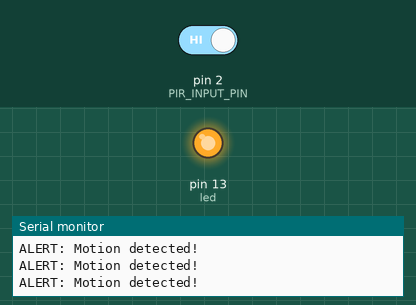
Simulated run of this sketch. Board: Arduino Uno, built with avr-gcc and run on an emulated ATmega328P. Parts: output pins drawn as LEDs (lit = HIGH), the last lines printed to the serial monitor. The inputs (shaded band) are chosen by the test bench; at power-on: pin 2 (PIR_INPUT_PIN) HIGH.

Above: at 2.8 s.
2.9 s: pin 2 (PIR_INPUT_PIN) driven LOW
At 3.9 s:
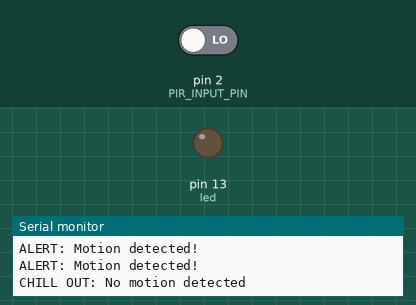
4.5 s: pin 2 (PIR_INPUT_PIN) driven HIGH
At 5.4 s:
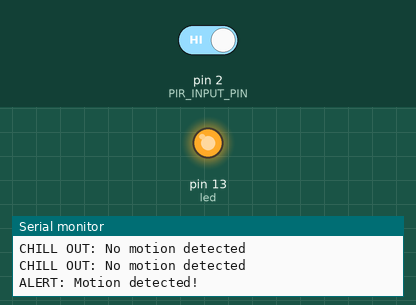
Timing chart, 0 to 7.5 s (numbered marks = the images above; inputs shaded):
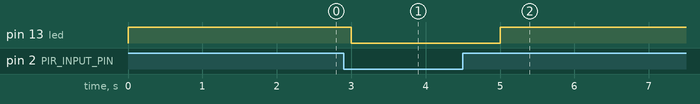

Measured:
- after the input at 2.9 s, pin 13 (led): HIGH → LOW after 0.10 s
- after the input at 4.5 s, pin 13 (led): LOW → HIGH after 0.50 s

The sketch:

MotionDetector.ino
```cpp
const unsigned int PIR_INPUT_PIN = 2;
const unsigned int BAUD_RATE = 9600;

class PassiveInfraredSensor {
  int _input_pin;

  public:
  PassiveInfraredSensor(const int input_pin) {
    _input_pin = input_pin;
    pinMode(_input_pin, INPUT);
  }

  const bool motion_detected() {
    return digitalRead(_input_pin) == HIGH;
  }

};

PassiveInfraredSensor pir(PIR_INPUT_PIN);
int led = 13;

void setup() {
  Serial.begin(BAUD_RATE);
  pinMode(led, OUTPUT);
}

void loop() {
  if (pir.motion_detected()) {
    digitalWrite(led, HIGH);
    Serial.println("ALERT: Motion detected!");
  }
  else {
    digitalWrite(led, LOW);
    Serial.println("CHILL OUT: No motion detected");
  }

  delay(1000);
}
```
